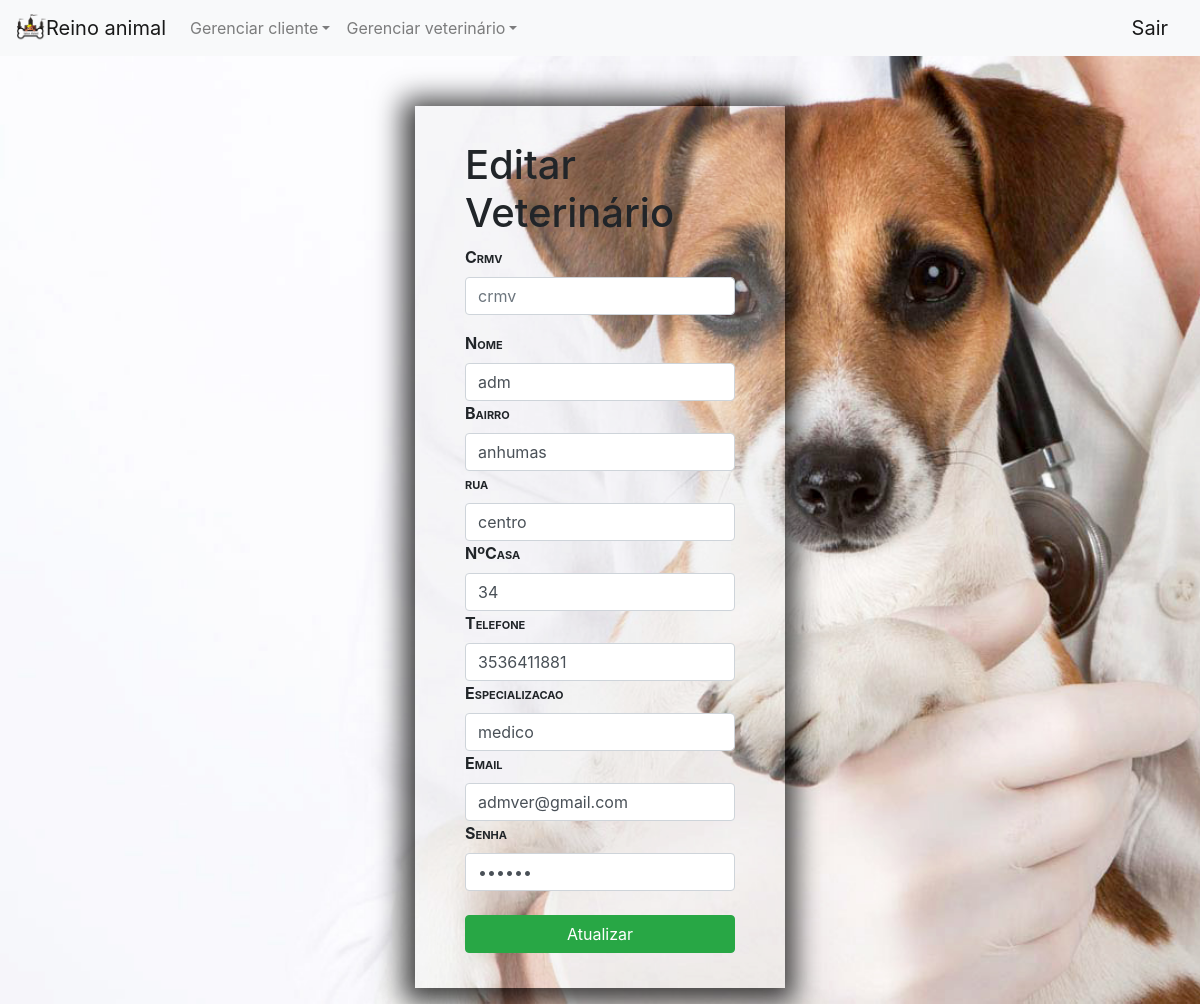
Page /Administrador/editar/editar_veterinario.php?id=4 on the committed database.
### tables this page shows
CREATE TABLE `veterinario` (
  `id_veterinario` int(11) NOT NULL,
  `crmv` varchar(30) NOT NULL,
  `nome` varchar(150) NOT NULL,
  `bairro` varchar(100) NOT NULL,
  `rua` varchar(150) NOT NULL,
  `num_casa` int(11) NOT NULL,
  `telefone` varchar(13) NOT NULL,
  `especializacao` varchar(150) DEFAULT NULL,
  `email` varchar(250) NOT NULL,
  `senha` varchar(250) NOT NULL
);

### Administrador/funcao/funcao_select.php (called while the page is built, shortened)
<?php
include("../conexao/fecha_conexao.php");
function select($tabela, $coluna = "*", $where = NULL, $ordem = NULL, $limite = NULL) {
    $sql = "SELECT {$coluna} FROM {$tabela} {$where} {$ordem} {$limite}";
    if ($conexao = connect()) {
        if ($query = mysqli_query($conexao, $sql)) {
            if (mysqli_num_rows($query) > 0) {
                $resultados_totais = array();
                while ($resultado = mysqli_fetch_assoc($query)) {
                    $resultados_totais[] = $resultado;
                }
                return $resultados_totais;
            } else {
                return false;
            }
        } else {
            return false;
        }
    } else {
        return false;
    }
}

### Administrador/conexao/fecha_conexao.php (called while the page is built)
<?php
function fechaConexao($conexao){
   $fecha = mysqli_close($conexao);
   if(!$fecha){
       echo "Impossivel fechar a conexao";
       return false;
   }else{
       return true;
   }
}

### Administrador/Editar/editar_veterinario.php (the view, shortened to what this page needs)
<?php
include("../funcao/funcao_select.php");
$id = $_REQUEST['id'];
$consulta = select("veterinario", "*", "WHERE id_veterinario = '$id'", "ORDER BY nome ASC");
?>
<DOCTYPE html>
    <html lang="pt-br">
        <head>
            <link rel="stylesheet" href="../css/bootstrap.css" >
            <link rel="stylesheet" type="text/css" href="../css/estilo_editarVet.css">
        </head>
        <body>
            <nav class="navbar navbar-expand-lg navbar-light bg-light">
                <a class="navbar-brand" href="../telas_administrador/HomeAdministrador.php"><img src="../img/reino.png" alt="" width="30px" class="d-inline-block align-top" alt="">Reino animal</a>
                <div class="collapse navbar-collapse" id="navbarTogglerDemo01">
                    <ul class="navbar-nav mr-auto mt-2 mt-lg-0">
                        <li class="nav-item dropdown">
                            <a class="nav-link dropdown-toggle" href="#" id="dropdownMenuLink" data-toggle="dropdown" aria-haspopup="true" aria-expanded="false">Gerenciar cliente<span class="sr-only">(current)</span></a>
                        </li>
                        <li class="nav-item dropdown">
                            <a class="nav-link dropdown-toggle" href="#" id="dropdownMenuLink" data-toggle="dropdown" aria-haspopup="true" aria-expanded="false">Gerenciar veterinário<span class="sr-only">(current)</span></a>
                        </li>
                    </ul>
                    <ul class="nav navbar-nav navbar-right">
                        <a class="navbar-brand" href="../sessao/Logout.php"><img alt="" width="30px" class="d-inline-block align-top" alt="">Sair</a>
                    </ul>
                </div>
            </nav>
            <div class="container-fluid">
                <div class="row">
                    <div class="col-md-4 col-sm-4 col-xs-12"></div>
                    <div class="col-md-4 col-sm-4 col-xs-12">
                        <?php
                        if ($consulta == true) {
                            for ($i = 0; $i < count($consulta); $i++) {
                                ?>
                                <form name = "login_sys" class = "login" action = "../atualizar/atualizar_veterinario.php" method = "POST">
                                    <h1>
                                        Editar Veterinário
                                    </h1>
                                    <div class = "form-group">
                                        <label>Crmv</label>
                                        <input type = "number" name = "crmv" class = "form-control" placeholder = "crmv" value="<?php echo $consulta[$i]['crmv']; ?>">
                                    </div>
                                    <div>
                                        <label>Nome</label>
                                        <input type = "text" name = "nome" class = "form-control" placeholder = "Nome" value="<?php echo $consulta[$i]['nome']; ?>">
                                    </div>
                                    <div>
                                        <label>Bairro</label>
                                        <input type = "text" name = "bairro" class = "form-control" placeholder = "Bairro" value="<?php echo $consulta[$i]['bairro']; ?>">
                                    </div>
                                    <div>
                                        <label>rua</label>
                                        <input type = "text" class = "form-control" name = "rua" placeholder = "Rua" value="<?php echo $consulta[$i]['rua']; ?>">
                                    </div>
                                    <div>
                                        <label>NºCasa</label>
                                        <input type = "number" name = "num_casa" class = "form-control" placeholder = "Nºcasa" value="<?php echo $consulta[$i]['num_casa']; ?>">
                                    </div>
                                    <div>
                                        <label> Telefone</label>
                                        <input type="tel" class="form-control"  name="telefone" placeholder="Telefone" maxlength="13"placeholder="Telefone" id="tel" OnKeyPress="formatar('##.#####-####', this)" value="<?php echo $consulta[$i]['telefone']; ?>">
                                    </div>
                                    <div>
                                        <label>Especializacao</label>
                                        <input type = "text" class = "form-control" name = "especializacao" placeholder = "especializacao" value="<?php echo $consulta[$i]['especializacao']; ?>">
                                    </div>
                                    <div>
                                        <label>Email</label>
                                        <input type = "email" class = "form-control" name = "email" placeholder = "email" value="<?php echo $consulta[$i]['email']; ?>">
                                    </div>
                                    <div>
                                        <label>Senha</label>
                                        <input type = "password" class = "form-control" name = "senha" placeholder = "Senha" value="<?php echo $consulta[$i]['senha']; ?>">
                                    </div>
                                    <br/>
                                    <div>
                                        <button type = "submit" value = "Atualizar" method = "post" class = "btn btn-primary btn-success btn-block">Atualizar</button>
                                    </div>
                                </form>
                                <?php
                            }
                        } else {
                            echo "Nenhum dado encontrado!";
                        }
                        ?>
                    </div>
                    <div class = "col-md-4 col-sm-4 col-xs-12"></div>
                </div>
            </div>
        </body>
    </html>

### Administrador/css/estilo_editarVet.css (style rules this page uses)
.login { border: 0px solid #fff; padding: 35px 50px; -webkit-box-shadow: -1px 4px 26px 11px rgba(0,0,0,0.75); -moz-box-shadow: -1px 4px 26px 11px rgba(0,0,0,0.75); box-shadow: -1px 4px 26px 11px rgba(0,0,0,0.75); background: rgba(226,226,226,0.23); }
body { background: url('../img/vet.jpg'); background-size: cover; background-repeat: no-repeat; background-attachment: fixed; }
.container-fluid { margin-top: 50px; }
label { font-variant: small-caps; font-weight: 700; }

### rows in the picture
veterinario: nome "adm", bairro "anhumas", rua "centro", num_casa "34", telefone "3536411881", especializacao "medico", email "admver@gmail.com"
